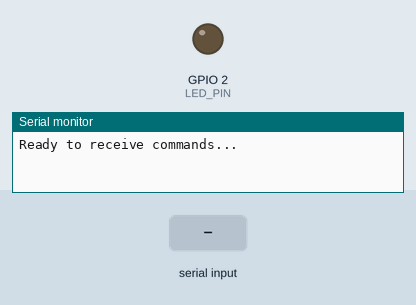
A sketch run on a simulated ESP32. Shown: output pins drawn as LEDs (lit = HIGH), the last lines printed to the serial monitor. The inputs (shaded band) are chosen by the test bench.

Above: at 1.2 s.
1.3 s: "ON\n" received over the second serial link
At 1.9 s:
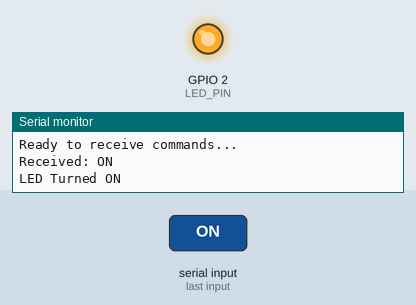
2.8 s: "OFF\n" received over the second serial link
At 3.1 s:
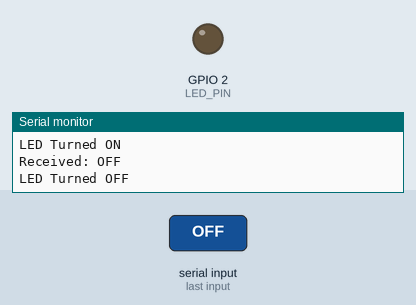
Timing chart, 0 to 5.8 s (numbered marks = the images above; inputs shaded):
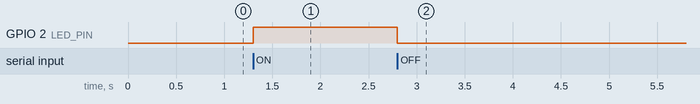

The sketch:

13_UART_LED_RECEIVER.ino
```cpp
// ----------------------------------------------------------
// ESP32 : UART Receiver + LED Control
// Receives "ON" / "OFF" commands via UART2 and controls LED
// ----------------------------------------------------------

// UART pin definitions
#define TXD_PIN 17     // TX pin (not used for receiving, but required for Serial2.begin)
#define RXD_PIN 16     // RX pin (receives data from ESP32-A)

// LED pin
#define LED_PIN 2      // Onboard LED (GPIO 2)

// ----------------------------------------------------------
void setup() {

  Serial.begin(115200);  // USB Serial Monitor (debug)

  // Initialize UART2 (Serial2)
  // Parameters:
  // Baud rate = 9600
  // Data format = 8N1
  // RXD_PIN = input, TXD_PIN = output
  Serial2.begin(9600, SERIAL_8N1, RXD_PIN, TXD_PIN);

  // LED setup
  pinMode(LED_PIN, OUTPUT);
  digitalWrite(LED_PIN, LOW); // Start OFF

  Serial.println("Ready to receive commands...");
}

// ----------------------------------------------------------
void loop() {

  // Check if data arrived from ESP32-A
  if (Serial2.available()) {

    // Read full string until newline ('\n')
    String cmd = Serial2.readStringUntil('\n');
    cmd.trim();  // Remove spaces or extra characters

    // Print received message
    Serial.print("Received: ");
    Serial.println(cmd);

    // ------------ PROCESS COMMANDS -------------
    if (cmd == "ON") {
      digitalWrite(LED_PIN, HIGH);
      Serial.println("LED Turned ON");
    }
    else if (cmd == "OFF") {
      digitalWrite(LED_PIN, LOW);
      Serial.println("LED Turned OFF");
    }
  }
}
```

Measured:
- after the input at 1.3 s, GPIO 2 (LED_PIN): LOW → HIGH at once
- after the input at 2.8 s, GPIO 2 (LED_PIN): HIGH → LOW at once
